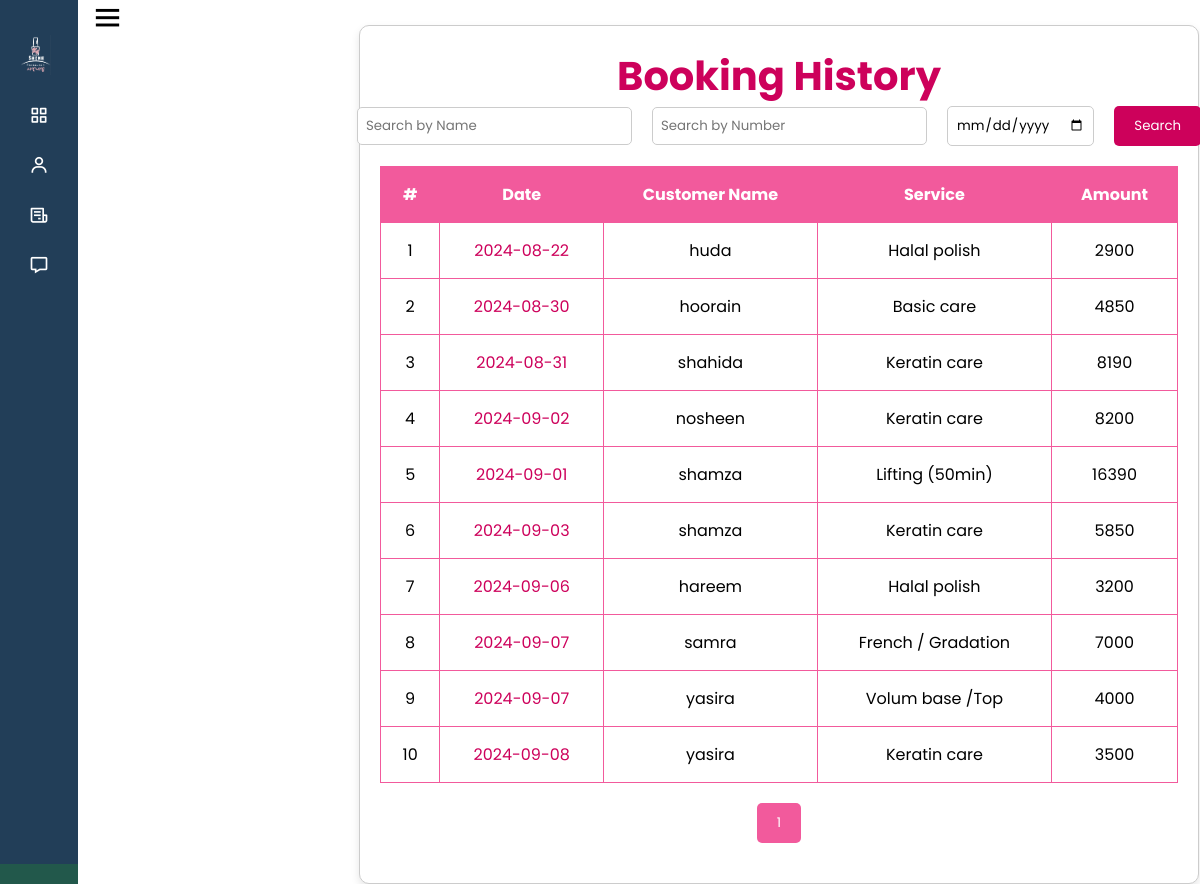
/booking_history.php, run on the app's committed database.
### tables this page shows
CREATE TABLE IF NOT EXISTS `order` (
  `o_no` int(11) NOT NULL AUTO_INCREMENT,
  `o_c_no` int(11) NOT NULL,
  `o_date` date NOT NULL,
  `o_memo` text NOT NULL,
  `o_amount` decimal(10,0) DEFAULT NULL,
  `o_service_count` int(11) DEFAULT NULL,
  `o_pymt_method` varchar(15) DEFAULT NULL,
  `o_pro_no` int(11) DEFAULT NULL,
  PRIMARY KEY (`o_no`)
);

CREATE TABLE IF NOT EXISTS `customer` (
  `c_no` int(11) NOT NULL AUTO_INCREMENT,
  `c_name` varchar(30) NOT NULL,
  `c_mobile` varchar(11) NOT NULL,
  `c_birthday` date NOT NULL,
  `c_note` text NOT NULL,
  `c_cat` varchar(15) NOT NULL,
  `c_reg_date` date DEFAULT NULL,
  `c_is_del` varchar(15) DEFAULT NULL,
  `c_del_by` varchar(255) DEFAULT NULL,
  `c_del_time` timestamp NULL DEFAULT NULL,
  PRIMARY KEY (`c_no`)
);

### booking_history.php (the view, shortened to what this page needs)
<?php
include 'common.php';
include "side_bar.php";
$nameSearch = isset($_POST['nameSearch']) ? $conn->real_escape_string($_POST['nameSearch']) : '';
$numberSearch = isset($_POST['numberSearch']) ? $conn->real_escape_string($_POST['numberSearch']) : '';
$dateSearch = isset($_POST['dateSearch']) ? $conn->real_escape_string($_POST['dateSearch']) : '';
$limit = 10;
$page = isset($_GET['page']) ? (int)$_GET['page'] : 1;
$offset = ($page - 1) * $limit;
$countQuery = "
    SELECT COUNT(DISTINCT o.o_no) as total
    FROM `order` o
    JOIN orderservice os ON o.o_no = os.s_o_no
    JOIN service_item si ON os.s_si_no = si.si_no
    JOIN customer c ON o.o_c_no = c.c_no
    WHERE 1=1
";
$countResult = $conn->query($countQuery);
$totalRecords = $countResult->fetch_assoc()['total'];
$totalPages = ceil($totalRecords / $limit);
$query = "
    SELECT
        o.o_no,
        o.o_c_no,
        o.o_date,
        o.o_amount,
        si.si_service_name,
        c.c_name,
        c.c_mobile
    FROM `order` o
    JOIN orderservice os ON o.o_no = os.s_o_no
    JOIN service_item si ON os.s_si_no = si.si_no
    JOIN customer c ON o.o_c_no = c.c_no
    WHERE 1=1
";
$query .= " GROUP BY o.o_no LIMIT $limit OFFSET $offset";
$result = $conn->query($query);
$bookings = [];
if ($result->num_rows > 0) {
    while ($row = $result->fetch_assoc()) {
        $o_no = $row['o_no'];
        if (!isset($bookings[$o_no])) {
            $bookings[$o_no] = [
                'o_date' => $row['o_date'],
                'o_amount' => $row['o_amount'],
                'c_name' => $row['c_name'],
                'services' => []
            ];
        }
        $bookings[$o_no]['services'][] = $row['si_service_name'];
    }
}
$bookings = array_values($bookings);
?>
<!DOCTYPE html>
<html lang="en">
<head>
    <link rel="stylesheet" href="./css/booking_history.css">
</head>
<body>
    <div class="container">
        <h1 style="color: #cd015b;">Booking History</h1>
        <form method="POST" action="">
            <div class="search-bar">
                <input type="text" name="nameSearch" placeholder="Search by Name" value="<?php echo htmlspecialchars($nameSearch); ?>">
                <input type="text" name="numberSearch" placeholder="Search by Number" value="<?php echo htmlspecialchars($numberSearch); ?>">
                <input type="date" name="dateSearch" value="<?php echo htmlspecialchars($dateSearch); ?>">
                <button type="submit" id="searchBtn">Search</button>
            </div>
        </form>
        <table class="customer-table">
            <thead>
                <tr>
                    <th>#</th>
                    <th>Date</th>
                    <th>Customer Name</th>
                    <th>Service</th>
                    <th>Amount</th>
                </tr>
            </thead>
            <tbody>
                <?php foreach ($bookings as $index => $booking): ?>
                    <tr>
                        <td><?php echo $index + 1 + $offset; ?></td>
                        <td>
                            <?php
                            $o_no = isset($booking['o_no']) ? htmlspecialchars($booking['o_no']) : $o_no;
                            $o_date = isset($booking['o_date']) ? htmlspecialchars($booking['o_date']) : $o_date;
                            ?>
                            <a href="booking_view.php?o_no=<?php echo urlencode($o_no); ?>"><?php echo $o_date;?></a>
                        </td>
                        <td><?php echo isset($booking['c_name']) ? htmlspecialchars($booking['c_name']) : $c_name; ?></td>
                        <td><?php echo nl2br(htmlspecialchars(implode("\n", $booking['services']))); ?></td>
                        <td><?php echo isset($booking['o_amount']) ? htmlspecialchars($booking['o_amount']) : $c_name; ?></td>
                    </tr>
                <?php endforeach; ?>
            </tbody>
        </table>
        <div class="pagination">
            <?php for($i = 1; $i <= $totalPages; $i++): ?>
                <button class="page-btn <?php if($i == $page) echo 'active'; ?>" onclick="window.location.href='?page=<?php echo $i; ?>'"><?php echo $i; ?></button>
            <?php endfor; ?>
        </div>
    </div>
</body>
</html>

### css/side_bar.css (style rules this page uses)
* { margin: 0; padding: 0; box-sizing: border-box; font-family: 'Poppins', sans-serif; }
body { display: flex; margin-right: 10%; }

### css/booking_history.css (style rules this page uses)
body { font-family: Arial, sans-serif; background-color: hsl(0, 0%, 100%); margin: 0; padding: 0; }
h1 { text-align: center; font-size: 40px; color: #f25a9c; }
.container { width: 70%; margin-top: 25px; margin-left: 300px; margin-right: 50px; padding: 20px; background-color: #ffffff; border: 1px solid #ccc; border-radius: 10px; box-shadow: 0 4px 8px rgba(0, 0, 0, 0.1); }
.search-bar { display: flex; flex-wrap: nowrap; justify-content: center; gap: 10px; align-items: center; }
.search-bar input { padding: 8px; margin-right: 10px; border: 1px solid #ccc; border-radius: 5px; }
.search-bar button { padding: 10px 20px; background-color: #cd015b; color: #ffffff; border: none; border-radius: 5px; cursor: pointer; transition: background-color 0.3s ease; }
.customer-table { width: 100%; margin: 20px auto; border-collapse: collapse; }
.customer-table th, .customer-table td { border: 1px solid #f25a9c; padding: 15px; text-align: center; }
.customer-table th { background-color:#f25a9c; color: #ffffff; }
.customer-table tbody tr:nth-child(even) { background-color: white; }
.customer-table a { color: #cd015b; text-decoration: none; }
.pagination { display: flex; justify-content: center; margin-bottom: 20px; border-radius: 5px; }
.page-btn { background-color: #cd015b; color: white; border: none; padding: 10px 20px; margin: 0 5px; cursor: pointer; border-radius: 5px; }
.page-btn.active { background-color: #f25a9c; }

### booking_history.php (style rules this page uses)
input[type="date"] { padding: 8px; margin-right: 10px; border: 1px solid #ccc; border-radius: 5px; width: 200px; }

### data on the page
order: offset "1", o_date "2024-08-22", customer.c_name "huda", services "Halal polish", o_amount "2900"
order: offset "2", o_date "2024-08-30", customer.c_name "hoorain", services "Basic care", o_amount "4850"
order: offset "3", o_date "2024-08-31", customer.c_name "shahida", services "Keratin care", o_amount "8190"
order: offset "4", o_date "2024-09-02", customer.c_name "nosheen", services "Keratin care", o_amount "8200"
order: offset "5", o_date "2024-09-01", customer.c_name "shamza", services "Lifting (50min)", o_amount "16390"
order: offset "6", o_date "2024-09-03", customer.c_name "shamza", services "Keratin care", o_amount "5850"
order: offset "7", o_date "2024-09-06", customer.c_name "hareem", services "Halal polish", o_amount "3200"
order: offset "8", o_date "2024-09-07", customer.c_name "samra", services "French / Gradation", o_amount "7000"
order: offset "9", o_date "2024-09-07", customer.c_name "yasira", services "Volum base /Top", o_amount "4000"
order: offset "10", o_date "2024-09-08", customer.c_name "yasira", services "Keratin care", o_amount "3500"
